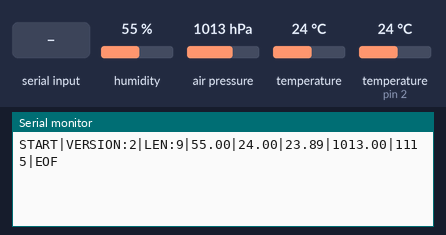
Simulated run of this sketch. Board: Arduino Uno, built with avr-gcc and run on an emulated ATmega328P. Shown: the last lines printed to the serial monitor. The test bench sets the inputs (shaded band); at power-on: humidity 55 %, air pressure 1013 hPa, temperature 24 °C, temperature (sensor on pin 2) 24 °C.

Above: at 1.3 s.
1.4 s: "HELP" received over Serial
At 3.6 s:
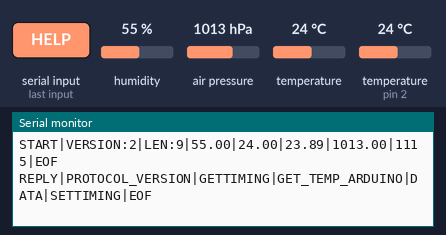
3.9 s: "PROTOCOL_VERSION" received over Serial
At 6.0 s:
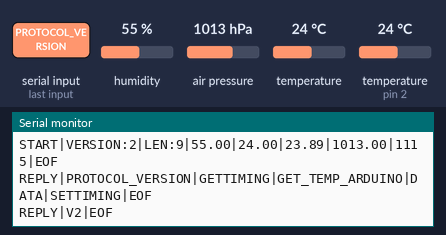
6.5 s: "GETTIMING" received over Serial
At 8.4 s:
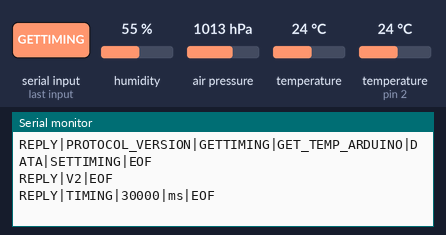
9.0 s: "GET_TEMP_ARDUINO" received over Serial
At 11.3 s:
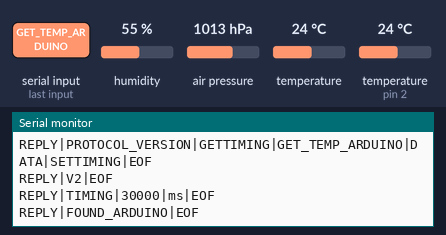
11.6 s: "SETTIMING|" received over Serial
At 13.0 s:
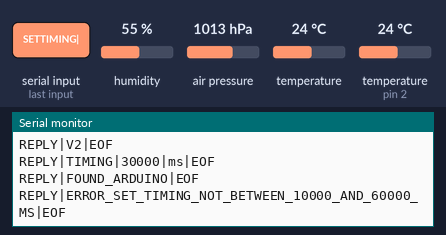
14.1 s: "90,45\n" received over Serial
At 16.0 s:
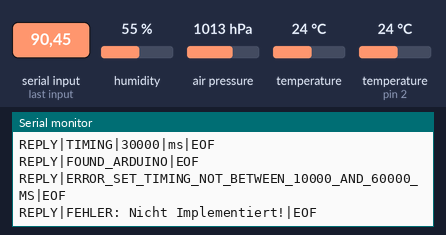

The sketch:

ArduinoTempNano.ino
```cpp
#include <SFE_BMP180.h>
#include "DHT.h"

#define DHTPIN 2
#define DHTTYPE DHT22
#define SERIALWAIT 200

int DELAY_TIME = 30000; //Delay Time between each processData() call (ms)

DHT dht(DHTPIN, DHTTYPE);
SFE_BMP180 pressure;

float h = 0;   //Luftfeuchte auslesen
float t = 0;   //Temperatur auslesen
float r = 0;   //Heat-Index berechnen
double p0 = 0; //Wert fuer Luftdruck

void initSerial(void)
{
  Serial.begin(9600);
  Serial.flush();
}

void initSensors(void)
{
  dht.begin();
  pressure.begin();
}

void setup(void)
{
  initSerial();
  initSensors();
}

void checkSerialData()
{
  for (int i = 1; i <=100; i++)
  {
    if ((Serial.available() > 0))
    {
      processIncomingData(Serial.readString());
      Serial.flush();
    }
    delay(DELAY_TIME / 100);
  }
}

void loop(void)
{
  processData();
  checkSerialData();
}

void processIncomingData(String data)
{
  if (data == "HELP")
  {
    Serial.println("REPLY|PROTOCOL_VERSION|GETTIMING|GET_TEMP_ARDUINO|DATA|SETTIMING|EOF");
    return;
  } else if (data == "PROTOCOL_VERSION")
  {
    Serial.println("REPLY|V2|EOF");
    return;
  } else if (data == "GETTIMING")
  {
    Serial.print("REPLY|TIMING|");
    Serial.print(DELAY_TIME);
    Serial.println("|ms|EOF");
    return;
  } else if (data == "GET_TEMP_ARDUINO")
  {
    Serial.println("REPLY|FOUND_ARDUINO|EOF");
    return;
  } else if (data == "DATA")
  {
    writeSerialProtocolV2(h, t, r, p0);
    return;
  } else if (data.startsWith("SETTIMING|"))
  {
    String tmp = data.substring(10);
    int newTiming = tmp.toInt();

    if (newTiming < 10000 || newTiming > 60000)
    {
      Serial.println("REPLY|ERROR_SET_TIMING_NOT_BETWEEN_10000_AND_60000_MS|EOF");
    } else
    {
      DELAY_TIME = newTiming;
      Serial.print("REPLY|OK_SET_TO_NEW_TIMING_");
      Serial.print(DELAY_TIME);
      Serial.println("_MS|EOF");
    }
    return;
  }

  Serial.println("REPLY|FEHLER: Nicht Implementiert!|EOF");
}


void writeSerialProtocolV2(float humanity, float temperature, float heatIndex, double airPressure)
{
  int sum = (int)humanity + (int)temperature + (int)heatIndex + (int)airPressure;
  Serial.print("START");
  Serial.print("|"); // delim
  Serial.print("VERSION:2"); // delim
  Serial.print("|"); // delim
  Serial.print("LEN:9"); // Ein Datagramm hat 9 Felder
  Serial.print("|"); // delim
  Serial.print(humanity); // Luftfeuchte
  Serial.print("|"); // delim
  Serial.print(temperature); // Temperatur
  Serial.print("|"); // delim
  Serial.print(heatIndex); // HeatIndex
  Serial.print("|");
  Serial.print(airPressure); //Luftdruck millibar
  Serial.print("|"); // delim
  Serial.print(sum);
  Serial.print("|"); // delim
  Serial.println("EOF");
  Serial.flush();
  delay(SERIALWAIT);
}


bool getPressure(double * value)
{
  double T,P;
  char st;

  st = pressure.startTemperature();

  if (st != 0)
  {
    delay(st);
    st = pressure.getTemperature(T);
  }

  st = pressure.startPressure(3);

  if (st != 0)
  {
    delay(st);

    st = pressure.getPressure(P,T);

    if (st != 0)
    {
      *value = P;
      return true;
    }
  }
  return false;
}

void processData()
{
  h = dht.readHumidity();     //Luftfeuchte auslesen
  t = dht.readTemperature();  //Temperatur auslesen
  r = dht.computeHeatIndex(t, h, false); //Heat-Index berechnen
  p0 = 0; //Wert fuer Luftdruck
  bool pressAvailable = getPressure(&p0); //Luftdruck lesen

  if (isnan(t) || isnan(h) || isnan(r) || !pressAvailable) //Fehler beim Lesen eines der Daten
  {
    if (Serial)
    {
      Serial.println("Fehler: Daten konnten gelesen werden!");
      Serial.flush();
    }
  }
  else
  {
    writeSerialProtocolV2(h, t, r, p0);
  }

}
```

Measured:
- after the input at 1.4 s, the serial monitor: prints a new line after 1.1 s (image 1)
- after the input at 3.9 s, the serial monitor: prints a new line after 1.2 s (image 2)
- after the input at 6.5 s, the serial monitor: prints a new line after 1.1 s (image 3)
- after the input at 9.0 s, the serial monitor: prints a new line after 1.1 s (image 4)
- after the input at 11.6 s, the serial monitor: prints a new line after 1.0 s (image 5)
- after the input at 14.1 s, the serial monitor: prints a new line after 1.1 s (image 6)
